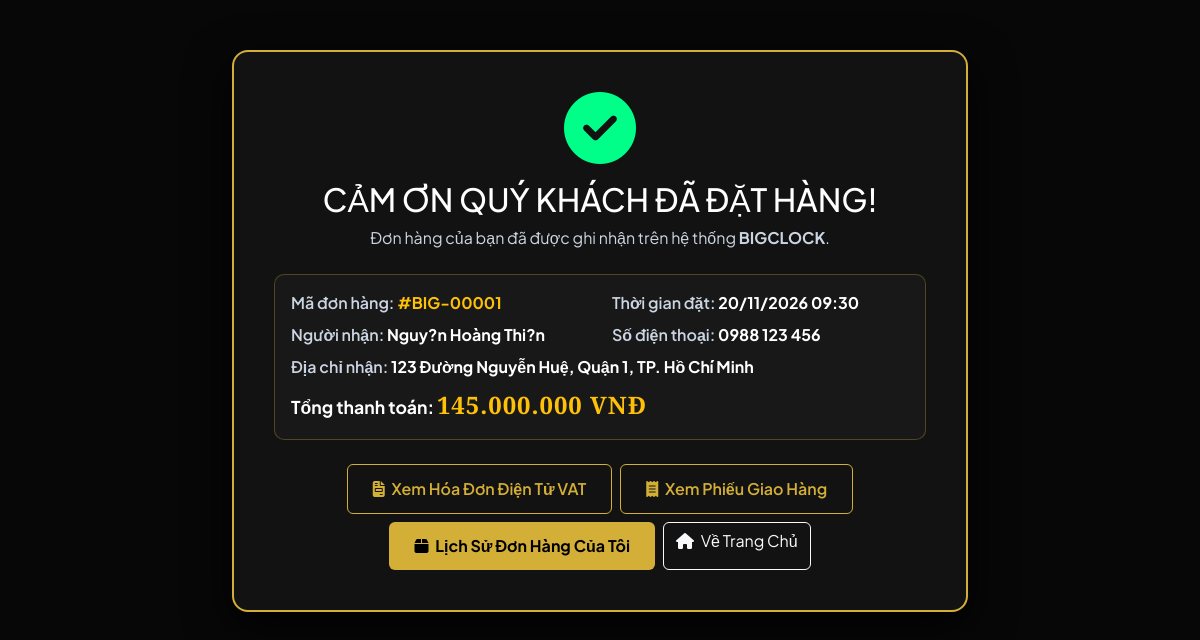
The page /camon.php?ma_hoadon=1 on the database as committed earlier.
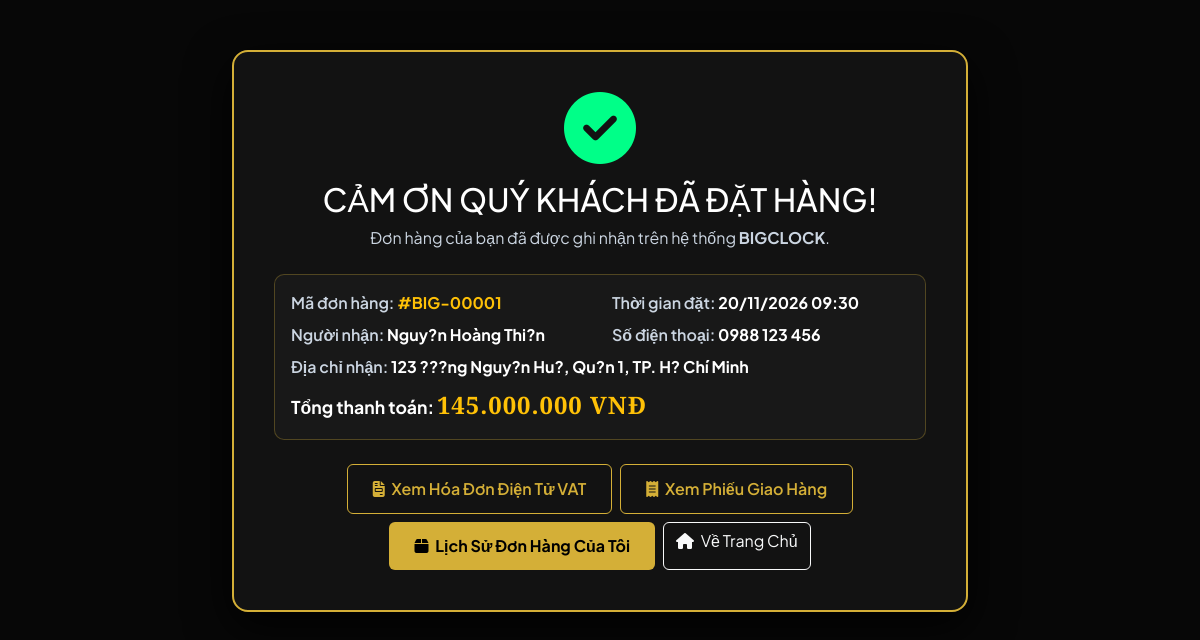
The same page on the database as committed later.
### tables this page shows
CREATE TABLE `hoadon` (
  `MaHoaDon` int(10) NOT NULL AUTO_INCREMENT,
  `MaNguoiDung` int(10) NOT NULL,
  `TenKhachHang` varchar(100) DEFAULT NULL,
  `EmailKhachHang` varchar(100) DEFAULT NULL,
  `DiaChi` varchar(255) NOT NULL,
  `SDT_GiaoHang` varchar(20) NOT NULL,
  `NgayLap` datetime NOT NULL,
  `TongTien` decimal(12,0) NOT NULL,
  `HinhQR` varchar(100) DEFAULT 'qrcode.jpg',
  `TrangThaiDonHang` tinyint(1) NOT NULL DEFAULT '0' COMMENT '0: Chá» duyá»‡t, 1: ÄÃ£ duyá»‡t, 2: Äang giao, 3: HoÃ n thÃ nh, 4: ÄÃ£ há»§y',
  PRIMARY KEY (`MaHoaDon`),
  KEY `fk_hoadon_user` (`MaNguoiDung`),
  CONSTRAINT `fk_hoadon_user` FOREIGN KEY (`MaNguoiDung`) REFERENCES `user` (`MaNguoiDung`) ON DELETE CASCADE
);

CREATE TABLE `user` (
  `MaNguoiDung` int(10) NOT NULL AUTO_INCREMENT,
  `TenNguoiDung` varchar(50) NOT NULL,
  `TenDangNhap` varchar(50) NOT NULL,
  `MatKhau` varchar(64) NOT NULL,
  `Quyen` tinyint(4) NOT NULL DEFAULT '0' COMMENT '1: Admin, 0: KhÃ¡ch hÃ ng',
  `SDT` varchar(20) DEFAULT NULL,
  `Email` varchar(100) DEFAULT NULL,
  `DiaChi` varchar(255) DEFAULT NULL,
  PRIMARY KEY (`MaNguoiDung`),
  UNIQUE KEY `TenDangNhap` (`TenDangNhap`)
);

### camon.php (the view, shortened to what this page needs)
<?php
require_once 'connect.php';
$maHoaDon = intval($_GET['ma_hoadon']);
$sql = "SELECT h.*, u.TenNguoiDung, u.Email FROM hoadon h
        JOIN user u ON h.MaNguoiDung = u.MaNguoiDung
        WHERE h.MaHoaDon = $maHoaDon";
$res = $conn->query($sql);
$hd = $res->fetch_assoc();
?>
<!DOCTYPE html>
<html lang="vi">
<head>
    <link href="https://cdn.jsdelivr.net/npm/bootstrap@5.3.3/dist/css/bootstrap.min.css" rel="stylesheet">
    <link rel="stylesheet" href="https://cdnjs.cloudflare.com/ajax/libs/font-awesome/6.4.0/css/all.min.css">
</head>
<body>
    <div class="container">
        <div class="row justify-content-center">
            <div class="col-lg-8">
                <div class="success-box text-center">
                    <div class="mb-3">
                        <i class="fas fa-check-circle" style="font-size: 4.5rem; color: #00ff88;"></i>
                    </div>
                    <h2 class="text-white mb-2" style="font-family: 'Plus Jakarta Sans', sans-serif;">CẢM ƠN QUÝ KHÁCH ĐÃ ĐẶT HÀNG!</h2>
                    <p class="text-muted">Đơn hàng của bạn đã được ghi nhận trên hệ thống <b>BIGCLOCK</b>.</p>
                    <div class="p-3 my-4" style="background: #181818; border-radius: 10px; border: 1px solid rgba(212,175,55,0.3); text-align: left;">
                        <div class="row">
                            <div class="col-sm-6 mb-2">
                                <span style="color: #cbd5e1; font-weight: 600;">Mã đơn hàng:</span> <b class="text-warning">#BIG-<?= str_pad($maHoaDon, 5, '0', STR_PAD_LEFT) ?></b>
                            </div>
                            <div class="col-sm-6 mb-2">
                                <span style="color: #cbd5e1; font-weight: 600;">Thời gian đặt:</span> <b style="color: #ffffff;"><?= date('d/m/Y H:i', strtotime($hd['NgayLap'])) ?></b>
                            </div>
                            <div class="col-sm-6 mb-2">
                                <span style="color: #cbd5e1; font-weight: 600;">Người nhận:</span> <b style="color: #ffffff;"><?= htmlspecialchars($hd['TenNguoiDung']) ?></b>
                            </div>
                            <div class="col-sm-6 mb-2">
                                <span style="color: #cbd5e1; font-weight: 600;">Số điện thoại:</span> <b style="color: #ffffff;"><?= htmlspecialchars($hd['SDT_GiaoHang']) ?></b>
                            </div>
                            <div class="col-12 mb-2">
                                <span style="color: #cbd5e1; font-weight: 600;">Địa chỉ nhận:</span> <b style="color: #ffffff;"><?= htmlspecialchars($hd['DiaChi']) ?></b>
                            </div>
                            <div class="col-12">
                                <span style="color: #ffffff; font-weight: 700; font-size: 1.1rem;">Tổng thanh toán:</span> <b class="text-warning fs-4" style="font-family: 'Cinzel', serif; letter-spacing: 1px;"><?= number_format($hd['TongTien'], 0, ',', '.') ?> VNĐ</b>
                            </div>
                        </div>
                    </div>
                    <div class="d-flex flex-wrap gap-2 justify-content-center mt-4">
                        <a href="hoadon_vat.php?id=<?= $maHoaDon ?>" class="btn btn-outline-gold" target="_blank">
                            <i class="fas fa-file-invoice me-1"></i> Xem Hóa Đơn Điện Tử VAT
                        </a>
                        <a href="bienlai.php?id=<?= $maHoaDon ?>" class="btn btn-outline-gold" target="_blank">
                            <i class="fas fa-receipt me-1"></i> Xem Phiếu Giao Hàng
                        </a>
                        <a href="donhang_khach.php" class="btn btn-gold">
                            <i class="fas fa-box me-1"></i> Lịch Sử Đơn Hàng Của Tôi
                        </a>
                        <a href="index.php" class="btn btn-outline-light">
                            <i class="fas fa-home me-1"></i> Về Trang Chủ
                        </a>
                    </div>
                </div>
            </div>
        </div>
    </div>
</body>
</html>

Rows that differ between the two databases and show on the page:
changed hoadon "Nguy?n Hoàng Thi?n": DiaChi "123 Đường Nguyễn Huệ, Quận 1, TP. Hồ Chí Minh" → "123 ???ng Nguy?n Hu?, Qu?n 1, TP. H? Chí Minh"
